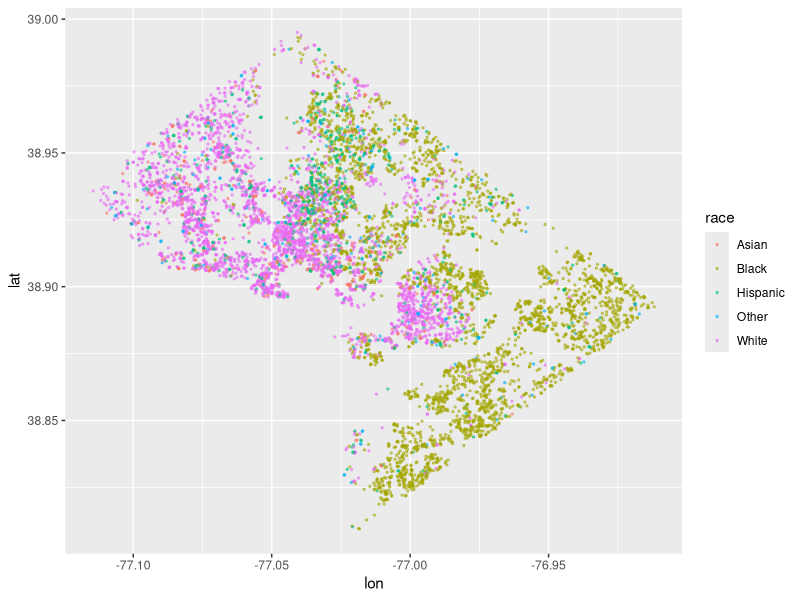
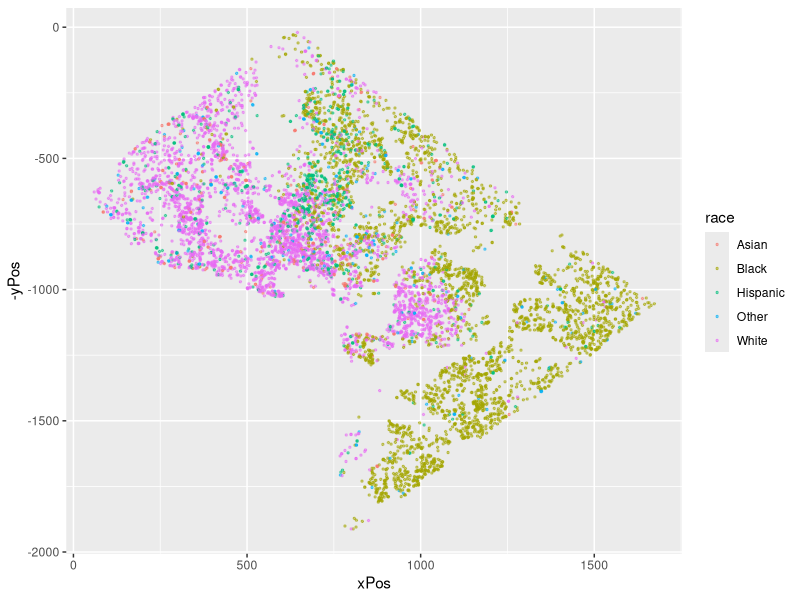

Reproduce these figures in R, in order.
## ---- chunk 1
knitr::opts_chunk$set(echo = TRUE)

library(tidyverse)
set.seed(2021)

people <- read.csv("csv_files/people.csv")
## ---- chunk 2

dcPop = 702455 # DC Population (2017)
dcBlack = as.integer(dcPop * .471)
dcWhite = as.integer(dcPop * .451)
dcHispanic = as.integer(dcPop * .11)
dcAsian = as.integer(dcPop * .043)
dcOther = as.integer(dcPop * .034)  # 0.6% American Indian or Alaska Native
                                    # 0.1% Native Hawaiian or Pacific Islander
                                    # 2.7% Two or more races

dcPeople <- rbind(
  slice_sample(people %>% filter(race == "Black"), n = dcBlack, replace = TRUE),
  slice_sample(people %>% filter(race == "White"), n = dcWhite, replace = TRUE),
  slice_sample(people %>% filter(race == "Hispanic"), n = dcHispanic, replace = TRUE),
  slice_sample(people %>% filter(race == "Asian"), n = dcAsian, replace = TRUE),
  slice_sample(people %>% filter(race == "Other"), n = dcOther, replace = TRUE)
)

# Clean up
rm(dcPop, dcBlack, dcWhite, dcHispanic, dcAsian, dcOther)

## ---- chunk 3

# Points determined by placing markers on a map
# https://www.latlong.net/

#                    latitude, longitude
# Northernmost point 38.995966,-77.040968
# Southernmost point 38.791651,-77.038917

#                    latitude, longitude
# Westernmost point 38.936568,-77.116939
# Easternmost point 38.892864,-76.909364

minLat = 38.791651
maxLat = 38.995966
minLon = -77.12
maxLon = -76.91

latPerPixel = (maxLat - minLat) / 2100 # pixels on y-axis
lonPerPixel = (maxLon - minLon) / 1677 # pixels on x-axis


# Add jitter to the points first

dcPeople <- cbind(dcPeople, 
                  lat = rbeta(dim(dcPeople)[1],1,1), 
                  lon = rbeta(dim(dcPeople)[1],1,1) )

dcPeople <- dcPeople %>%
  mutate(lat = yPos  + 0.5 - lat,
         lon = xPos  + 0.5 - lon )

# Convert jitter positions to lat/long

dcPeople <- dcPeople %>%
  mutate(lat = maxLat - (lat * latPerPixel),
         lon = minLon + (lon * lonPerPixel) )
## ---- chunk 4

rm(minLat, maxLat, minLon, maxLon, 
   latPerPixel, lonPerPixel)

## ---- chunk 5

dcPeople %>% 
  sample_frac(.01) %>% 
  ggplot(aes(x = lon,
             y = lat,
             color = race)) +
  geom_point(size = 0.5,
             alpha = 0.5)

## ---- chunk 6

dcPeople %>% 
  sample_frac(.01) %>% 
  ggplot(aes(x = xPos,
             y = -yPos,
             color = race)) +
  geom_point(size = 0.5,
             alpha = 0.5)

## ---- chunk 7

# Write to CSV file

write.csv(dcPeople, "csv_files/dc_people.csv", row.names = FALSE)

rm(people, dcPeople)

